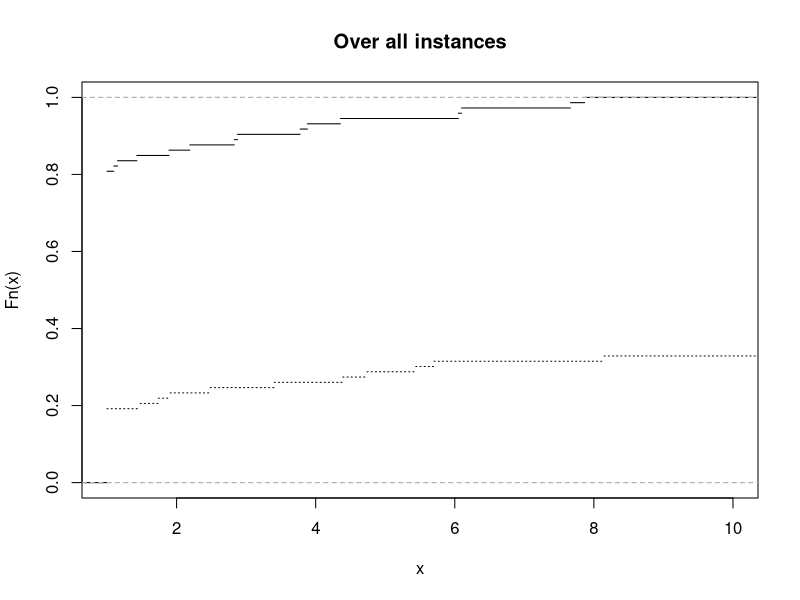

Write the R code that produced this figure.
## ---- chunk 1
library(rmarkdown)
## ---- chunk 2
benders = read.csv("./results_benders.csv", header = FALSE)
colnames(benders) <- c("instance", "status", "reason", "objective", "time", "nodes")
## ---- chunk 3
paged_table(benders)
## ---- chunk 4
ccg = read.csv("./results_ccg.csv", header = FALSE)
colnames(ccg) <- c("instance", "iter", "LB", "UB", "time", "inner_iter_1", "inner_iter_2")
## ---- chunk 5
paged_table(ccg)
## ---- chunk 6
results = merge(benders, ccg, by = "instance")
results = results[,c("instance", "objective", "time.x", "UB", "time.y")]
colnames(results) <- c("instance", "obj_benders", "time_benders", "obj_ccg", "time_ccg")
## ---- chunk 7
library(stringr)
parsed = t(apply(as.matrix(results$instance), 1, function(str)  str_extract_all(results$instance, regex("([0-9]+)"))[[1]]))
results$n_knapsacks = parsed[,1]
results$n_items = parsed[,2]
results$alpha = parsed[,3]
## ---- chunk 8
# (TODO: this will be removed when all data is collected)
#results[results$time_benders > 3600,]
#results[results$time_ccg > 3600,]
## ---- chunk 9
if (sum(results$time_ccg > 3600) > 0) {
  results[results$time_ccg > 3600,]$time_ccg <- 3600
}

if (sum(results$time_benders > 3600) > 0) {
  results[results$time_benders > 3600,]$time_benders <- 3600
}
## ---- chunk 10
paged_table(results)
## ---- chunk 11
results[abs(results$obj_benders - results$obj_ccg) > 1e-3 & results$time_ccg < 3600 & results$time_benders < 3600, ][,c("instance", "obj_benders", "obj_ccg", "time_benders", "time_ccg")]
## ---- chunk 12
# Computing average computation time
cpu_times = aggregate(results[,c("time_benders", "time_ccg")], list(results$n_knapsacks, results$n_items, results$alpha), mean)
colnames(cpu_times) <- c("n_knapsacks", "n_items", "alpha", "time_benders", "time_ccg")

# Sorting by number of knapsacks and items
cpu_times = cpu_times[order(cpu_times$n_knapsacks, cpu_times$n_items, cpu_times$alpha),]

rownames(cpu_times) <- NULL
## ---- chunk 13
knitr::kable(cpu_times, digits = c(0, 0, 2, 2))
## ---- chunk 14
results$time_best = apply(results[,c("time_benders", "time_ccg")], 1, FUN = min)
## ---- chunk 15
results$perf_benders = results$time_benders / results$time_best
results$perf_ccg = results$time_ccg / results$time_best
## ---- chunk 16
max_perf = max( max(results$time_benders), max(results$time_ccg) )

results$perf_benders[results$time_benders >= 3600] = max_perf
results$perf_ccg[results$time_ccg >= 3600] = max_perf
## ---- chunk 17
plot_performance_profile <- function(data, xlim = c(1, max_perf), ylim = c(0., 1.), title = "Performance profile") {
  
  perf_profile_benders = ecdf(data[,"perf_benders"])
  perf_profile_ccg = ecdf(data[,"perf_ccg"])
  
  plot(perf_profile_benders, col = "black", xlim = xlim, ylim = ylim, lty = "solid", cex = 0, main = title)
  lines(perf_profile_ccg, col = "black", xlim = xlim, ylim = ylim, lty = "dotted", cex = 0)
  
}

xlim = c(1, 10)

plot_performance_profile(results, title = "Over all instances", xlim = xlim)
